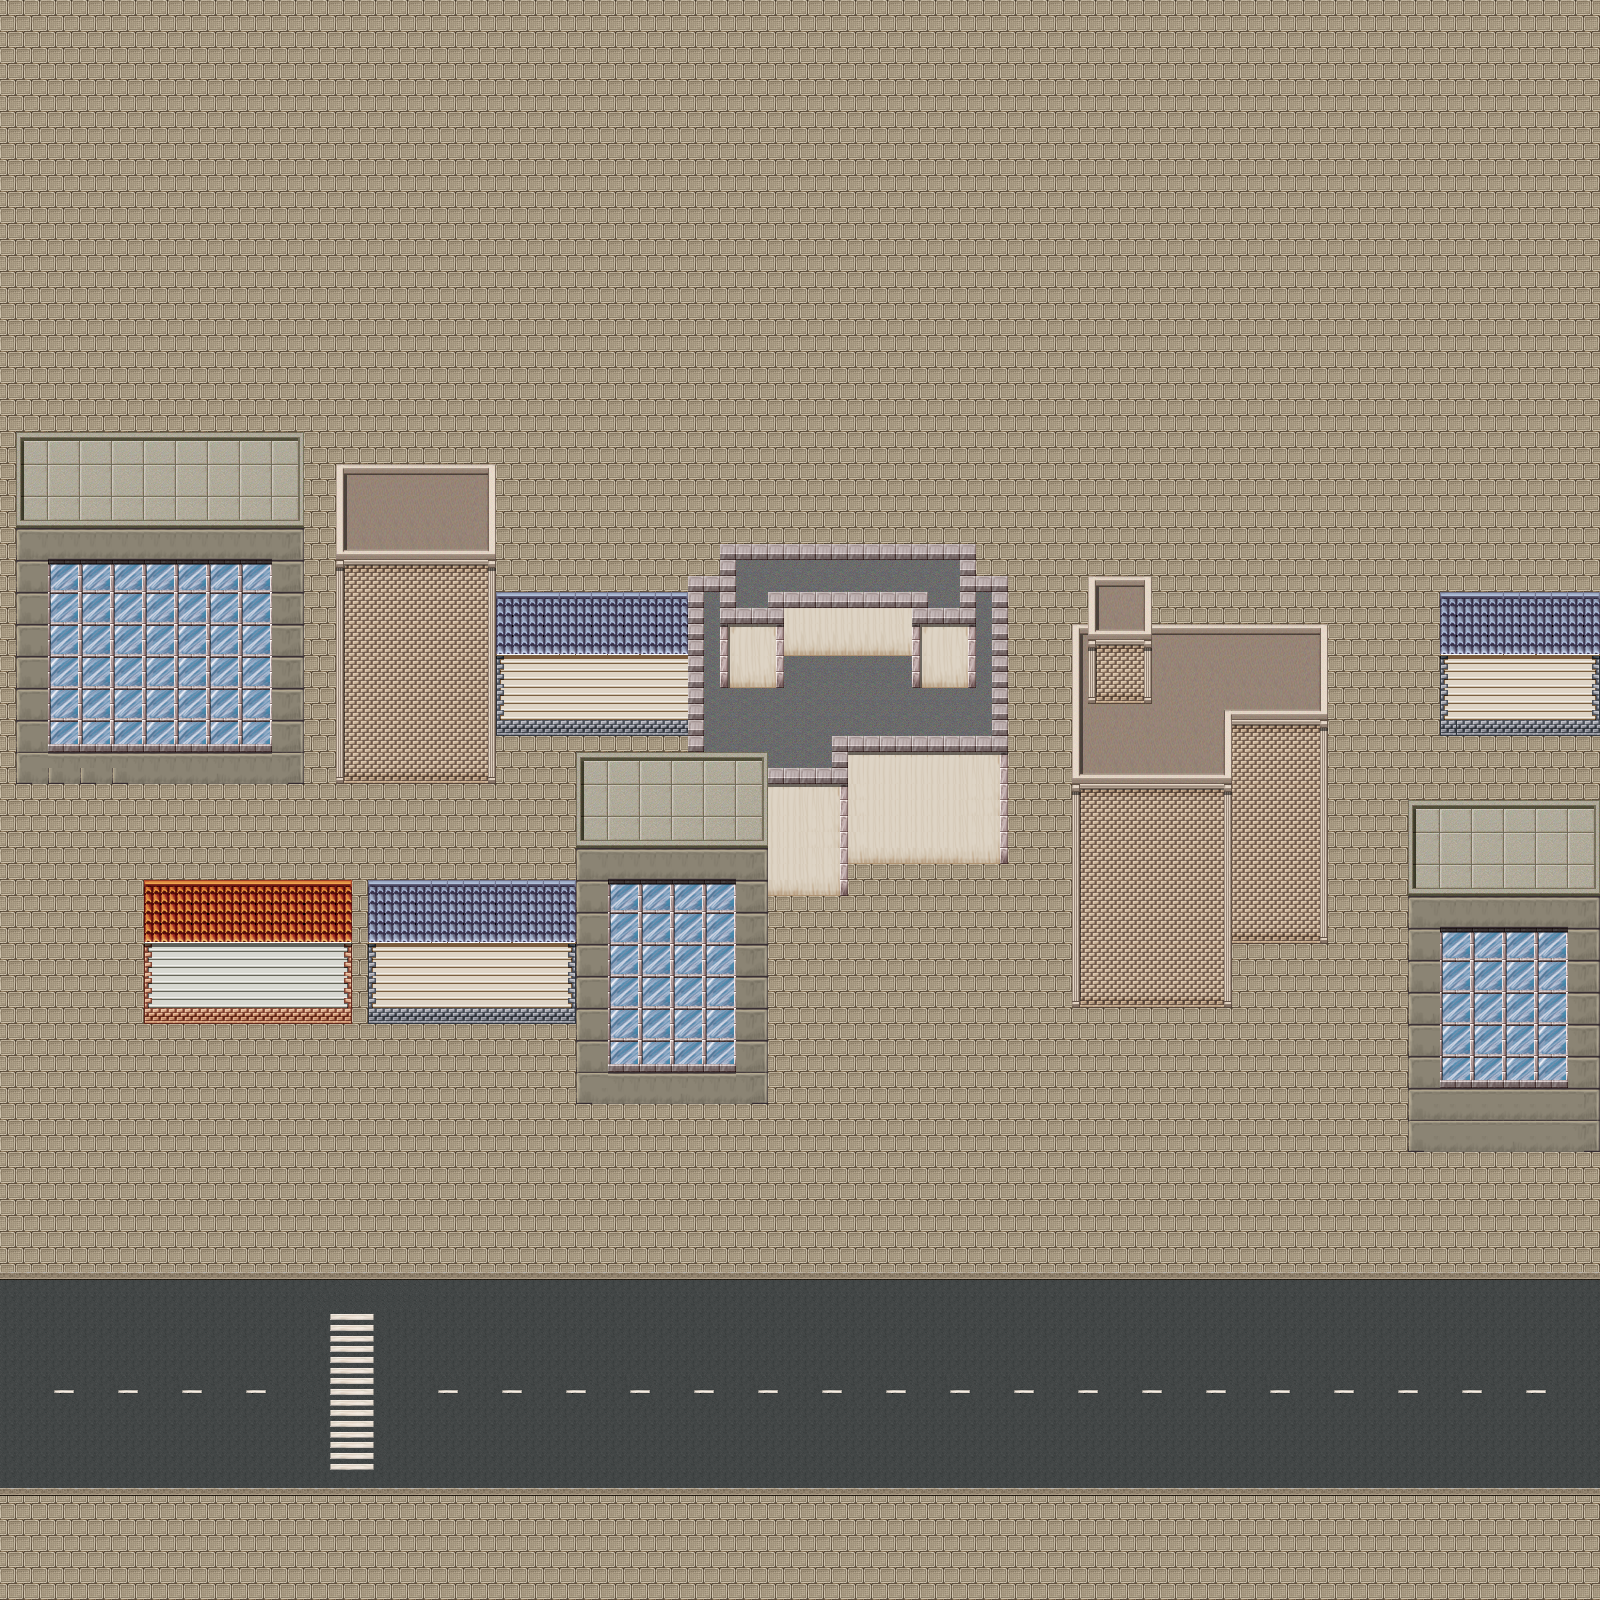

A 2D game scene composited from a Tiled map and its tileset images. What follows is a short description and the map's XML, with each tile layer's data collapsed to a summary:
An orthogonal 100x100 tile map with 16x16 px tiles, 1 tile layer (Tile Layer 1), 7 tilesets.

<map version="1.0" orientation="orthogonal" renderorder="right-down" width="100" height="100" tilewidth="16" tileheight="16" nextobjectid="1">
 <tileset firstgid="1" name="MDTileA5" tilewidth="16" tileheight="16" tilecount="512">
  <image source="../MDTileA5.png" width="256" height="512" />
 </tileset>
 <tileset firstgid="513" name="MDTileA2" tilewidth="16" tileheight="16" tilecount="768">
  <image source="../MDTileA2.png" width="512" height="384" />
 </tileset>
 <tileset firstgid="1281" name="InnerModern-A4" tilewidth="16" tileheight="16" tilecount="960">
  <image source="../InnerModern-A4.png" width="512" height="480" />
 </tileset>
 <tileset firstgid="2241" name="ModernDay_A4" tilewidth="16" tileheight="16" tilecount="960">
  <image source="../ModernDay_A4.png" width="512" height="480" />
 </tileset>
 <tileset firstgid="3201" name="MDTileB" tilewidth="16" tileheight="16" tilecount="1024">
  <image source="../MDTileB.png" width="512" height="512" />
 </tileset>
 <tileset firstgid="4225" name="MDTileA4" tilewidth="16" tileheight="16" tilecount="960">
  <image source="../MDTileA4.png" width="512" height="480" />
 </tileset>
 <tileset firstgid="5185" name="ModernDay_A3" tilewidth="16" tileheight="16" tilecount="512">
  <image source="../ModernDay_A3.png" width="512" height="256" />
 </tileset>
 <layer name="Tile Layer 1" width="100" height="100">
  <data>[10000 cells, 10000 non-empty, 188 distinct tile ids]</data>
 </layer>
</map>
